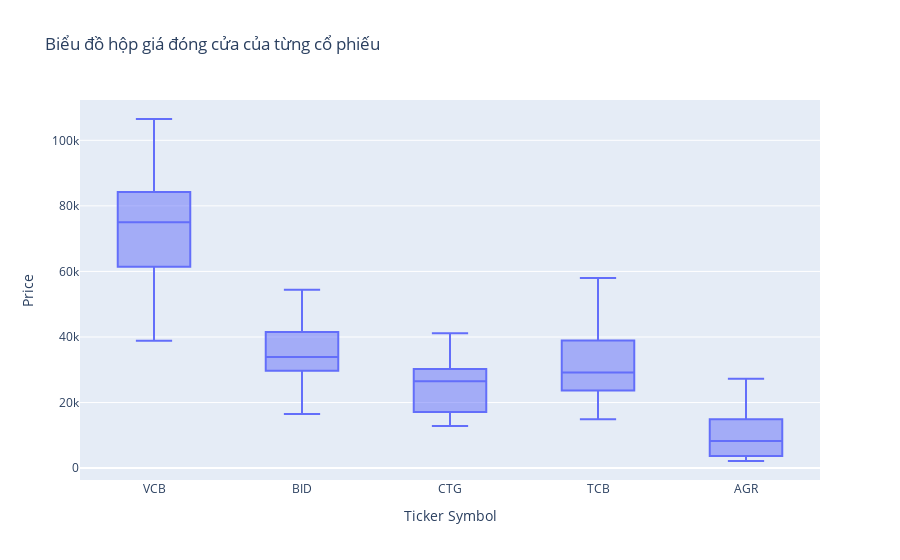

Source (notebook cell):
### Code cell
# Biểu đồ hộp (Boxplot) giá đóng cửa của từng cổ phiếu
fig = px.box(data, x='Ticker Symbol', y='Price', title='Biểu đồ hộp giá đóng cửa của từng cổ phiếu')
fig.show()

### Figure 1 — Plotly figure (JSON) as saved in the notebook; plotly's stock layout.template omitted (floating-point values rounded to 4 significant figures; data arrays with more than 128 entries replaced by an {"elided": "..."} marker saying what was removed)
{"data": [{"alignmentgroup": "True", "hovertemplate": "Ticker Symbol=%{x}<br>Price=%{y}<extra></extra>", "legendgroup": "", "marker": {"color": "#636efa"}, "name": "", "notched": false, "offsetgroup": "", "orientation": "v", "showlegend": false, "type": "box", "x": {"elided": "7445 str values"}, "x0": " ", "xaxis": "x", "y": {"elided": "7445 float values"}, "y0": " ", "yaxis": "y"}], "layout": {"boxmode": "group", "legend": {"tracegroupgap": 0}, "title": {"text": "Biểu đồ hộp giá đóng cửa của từng cổ phiếu"}, "xaxis": {"anchor": "y", "domain": [0, 1], "title": {"text": "Ticker Symbol"}}, "yaxis": {"anchor": "x", "domain": [0, 1], "title": {"text": "Price"}}}}
